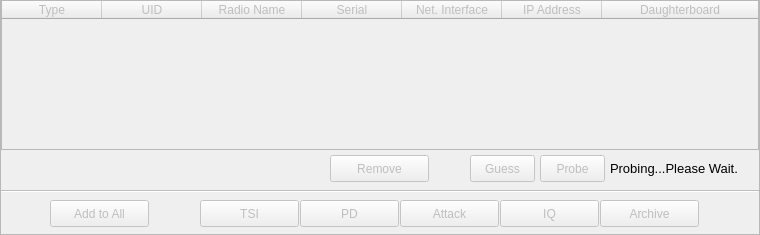
      <widget class="QFrame" name="frame1_14">
       <property name="geometry">
        <rect>
         <x>300</x>
         <y>25</y>
         <width>760</width>
         <height>235</height>
        </rect>
       </property>
       <property name="frameShape">
        <enum>QFrame::StyledPanel</enum>
       </property>
       <property name="frameShadow">
        <enum>QFrame::Raised</enum>
       </property>
       <widget class="QPushButton" name="pushButton_archive_5">
        <property name="enabled">
         <bool>false</bool>
        </property>
        <property name="geometry">
         <rect>
          <x>600</x>
          <y>200</y>
          <width>99</width>
          <height>27</height>
         </rect>
        </property>
        <property name="text">
         <string>Archive</string>
        </property>
       </widget>
       <widget class="QTableWidget" name="tableWidget_scan_results_5">
        <property name="enabled">
         <bool>false</bool>
        </property>
        <property name="geometry">
         <rect>
          <x>1</x>
          <y>0</y>
          <width>758</width>
          <height>150</height>
         </rect>
        </property>
        <property name="selectionMode">
         <enum>QAbstractItemView::SingleSelection</enum>
        </property>
        <property name="selectionBehavior">
         <enum>QAbstractItemView::SelectRows</enum>
        </property>
        <attribute name="horizontalHeaderStretchLastSection">
         <bool>true</bool>
        </attribute>
        <attribute name="verticalHeaderVisible">
         <bool>false</bool>
        </attribute>
        <column>
         <property name="text">
          <string>Type</string>
         </property>
        </column>
        <column>
         <property name="text">
          <string>UID</string>
         </property>
        </column>
        <column>
         <property name="text">
          <string>Radio Name</string>
         </property>
        </column>
        <column>
         <property name="text">
          <string>Serial</string>
         </property>
        </column>
        <column>
         <property name="text">
          <string>Net. Interface</string>
         </property>
        </column>
        <column>
         <property name="text">
          <string>IP Address</string>
         </property>
        </column>
        <column>
         <property name="text">
          <string>Daughterboard</string>
         </property>
        </column>
       </widget>
       <widget class="QPushButton" name="pushButton_tsi_5">
        <property name="enabled">
         <bool>false</bool>
        </property>
        <property name="geometry">
         <rect>
          <x>200</x>
          <y>200</y>
          <width>99</width>
          <height>27</height>
         </rect>
        </property>
        <property name="text">
         <string>TSI</string>
        </property>
       </widget>
       <widget class="QPushButton" name="pushButton_scan_results_remove_5">
        <property name="enabled">
         <bool>false</bool>
        </property>
        <property name="geometry">
         <rect>
          <x>330</x>
          <y>155</y>
          <width>99</width>
          <height>27</height>
         </rect>
        </property>
        <property name="text">
         <string>Remove</string>
        </property>
       </widget>
       <widget class="QLabel" name="label2_scan_results_probe_5">
        <property name="geometry">
         <rect>
          <x>610</x>
          <y>155</y>
          <width>145</width>
          <height>27</height>
         </rect>
        </property>
        <property name="font">
         <font>
          <pointsize>10</pointsize>
         </font>
        </property>
        <property name="text">
         <string>Probing...Please Wait.</string>
        </property>
        <property name="alignment">
         <set>Qt::AlignLeading|Qt::AlignLeft|Qt::AlignVCenter</set>
        </property>
       </widget>
       <widget class="QPushButton" name="pushButton_add_to_all_5">
        <property name="enabled">
         <bool>false</bool>
        </property>
        <property name="geometry">
         <rect>
          <x>50</x>
          <y>200</y>
          <width>99</width>
          <height>27</height>
         </rect>
        </property>
        <property name="text">
         <string>Add to All</string>
        </property>
       </widget>
       <widget class="QPushButton" name="pushButton_attack_5">
        <property name="enabled">
         <bool>false</bool>
        </property>
        <property name="geometry">
         <rect>
          <x>400</x>
          <y>200</y>
          <width>99</width>
          <height>27</height>
         </rect>
        </property>
        <property name="text">
         <string>Attack</string>
        </property>
       </widget>
       <widget class="QPushButton" name="pushButton_iq_5">
        <property name="enabled">
         <bool>false</bool>
        </property>
        <property name="geometry">
         <rect>
          <x>500</x>
          <y>200</y>
          <width>99</width>
          <height>27</height>
         </rect>
        </property>
        <property name="text">
         <string>IQ</string>
        </property>
       </widget>
       <widget class="QPushButton" name="pushButton_pd_5">
        <property name="enabled">
         <bool>false</bool>
        </property>
        <property name="geometry">
         <rect>
          <x>300</x>
          <y>200</y>
          <width>99</width>
          <height>27</height>
         </rect>
        </property>
        <property name="text">
         <string>PD</string>
        </property>
       </widget>
       <widget class="Line" name="line3_scan_results_5">
        <property name="enabled">
         <bool>false</bool>
        </property>
        <property name="geometry">
         <rect>
          <x>1</x>
          <y>190</y>
          <width>758</width>
          <height>2</height>
         </rect>
        </property>
        <property name="orientation">
         <enum>Qt::Horizontal</enum>
        </property>
       </widget>
       <widget class="QPushButton" name="pushButton_scan_results_guess_5">
        <property name="enabled">
         <bool>false</bool>
        </property>
        <property name="geometry">
         <rect>
          <x>470</x>
          <y>155</y>
          <width>65</width>
          <height>27</height>
         </rect>
        </property>
        <property name="text">
         <string>Guess</string>
        </property>
       </widget>
       <widget class="QPushButton" name="pushButton_scan_results_probe_5">
        <property name="enabled">
         <bool>false</bool>
        </property>
        <property name="geometry">
         <rect>
          <x>540</x>
          <y>155</y>
          <width>65</width>
          <height>27</height>
         </rect>
        </property>
        <property name="text">
         <string>Probe</string>
        </property>
       </widget>
      </widget>
